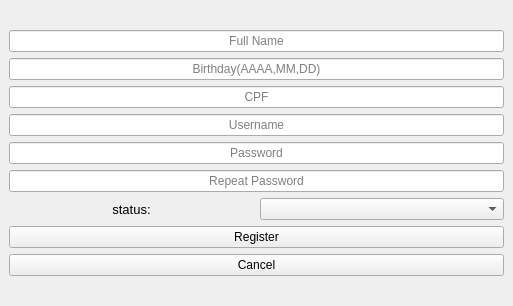
<?xml version="1.0" encoding="UTF-8"?>
<ui version="4.0">
 <class>MainWindow</class>
 <widget class="QMainWindow" name="MainWindow">
  <property name="geometry">
   <rect>
    <x>0</x>
    <y>0</y>
    <width>513</width>
    <height>306</height>
   </rect>
  </property>
  <property name="minimumSize">
   <size>
    <width>513</width>
    <height>306</height>
   </size>
  </property>
  <property name="maximumSize">
   <size>
    <width>513</width>
    <height>306</height>
   </size>
  </property>
  <property name="windowTitle">
   <string>MainWindow</string>
  </property>
  <widget class="QWidget" name="centralwidget">
   <layout class="QVBoxLayout" name="verticalLayout_2">
    <item>
     <layout class="QVBoxLayout" name="verticalLayout">
      <item>
       <widget class="QLineEdit" name="register_ti1">
        <property name="text">
         <string/>
        </property>
        <property name="alignment">
         <set>Qt::AlignCenter</set>
        </property>
        <property name="placeholderText">
         <string>Full Name</string>
        </property>
       </widget>
      </item>
      <item>
       <widget class="QLineEdit" name="register_ti2">
        <property name="text">
         <string/>
        </property>
        <property name="alignment">
         <set>Qt::AlignCenter</set>
        </property>
        <property name="placeholderText">
         <string>Birthday(AAAA,MM,DD)</string>
        </property>
       </widget>
      </item>
      <item>
       <widget class="QLineEdit" name="register_ti3">
        <property name="text">
         <string/>
        </property>
        <property name="alignment">
         <set>Qt::AlignCenter</set>
        </property>
        <property name="placeholderText">
         <string>CPF</string>
        </property>
       </widget>
      </item>
      <item>
       <widget class="QLineEdit" name="register_ti4">
        <property name="text">
         <string/>
        </property>
        <property name="alignment">
         <set>Qt::AlignCenter</set>
        </property>
        <property name="placeholderText">
         <string>Username</string>
        </property>
       </widget>
      </item>
      <item>
       <widget class="QLineEdit" name="register_ti5">
        <property name="alignment">
         <set>Qt::AlignCenter</set>
        </property>
        <property name="placeholderText">
         <string>Password</string>
        </property>
       </widget>
      </item>
      <item>
       <widget class="QLineEdit" name="register_ti6">
        <property name="alignment">
         <set>Qt::AlignCenter</set>
        </property>
        <property name="placeholderText">
         <string>Repeat Password</string>
        </property>
       </widget>
      </item>
      <item>
       <layout class="QHBoxLayout" name="horizontalLayout">
        <item>
         <widget class="QLabel" name="label">
          <property name="font">
           <font>
            <pointsize>10</pointsize>
           </font>
          </property>
          <property name="text">
           <string>status:</string>
          </property>
          <property name="alignment">
           <set>Qt::AlignCenter</set>
          </property>
         </widget>
        </item>
        <item>
         <widget class="QComboBox" name="register_cbox1"/>
        </item>
       </layout>
      </item>
      <item>
       <widget class="QPushButton" name="register_btn1">
        <property name="text">
         <string>Register</string>
        </property>
       </widget>
      </item>
      <item>
       <widget class="QPushButton" name="register_btn2">
        <property name="text">
         <string>Cancel</string>
        </property>
       </widget>
      </item>
     </layout>
    </item>
   </layout>
  </widget>
 </widget>
 <resources/>
 <connections/>
</ui>
